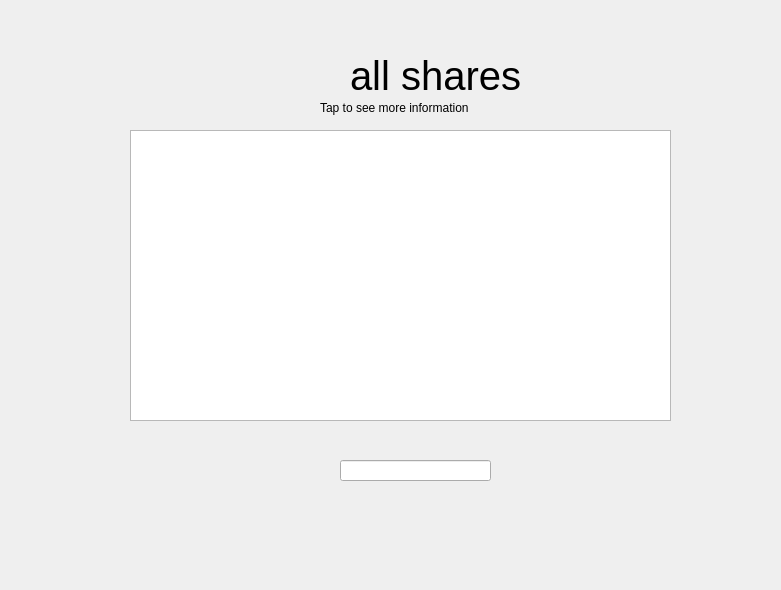
<?xml version="1.0" encoding="UTF-8"?>
<ui version="4.0">
 <class>Dialog</class>
 <widget class="QDialog" name="Dialog">
  <property name="geometry">
   <rect>
    <x>0</x>
    <y>0</y>
    <width>781</width>
    <height>590</height>
   </rect>
  </property>
  <property name="windowTitle">
   <string>Dialog</string>
  </property>
  <widget class="QListView" name="listView">
   <property name="geometry">
    <rect>
     <x>130</x>
     <y>130</y>
     <width>541</width>
     <height>291</height>
    </rect>
   </property>
  </widget>
  <widget class="QLineEdit" name="lineEdit">
   <property name="geometry">
    <rect>
     <x>340</x>
     <y>460</y>
     <width>151</width>
     <height>21</height>
    </rect>
   </property>
  </widget>
  <widget class="QLabel" name="label">
   <property name="geometry">
    <rect>
     <x>350</x>
     <y>60</y>
     <width>181</width>
     <height>31</height>
    </rect>
   </property>
   <property name="font">
    <font>
     <pointsize>30</pointsize>
    </font>
   </property>
   <property name="text">
    <string>all shares</string>
   </property>
  </widget>
  <widget class="QLabel" name="label_2">
   <property name="geometry">
    <rect>
     <x>320</x>
     <y>100</y>
     <width>201</width>
     <height>16</height>
    </rect>
   </property>
   <property name="text">
    <string>Tap to see more information</string>
   </property>
  </widget>
 </widget>
 <resources/>
 <connections/>
</ui>
